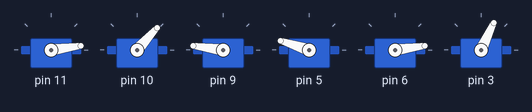
This sketch was run on a simulated Arduino Uno, built with avr-gcc and run on an emulated ATmega328P. On the bench: 6 × servo.

Above: at 6.17 s.
At 6.78 s:
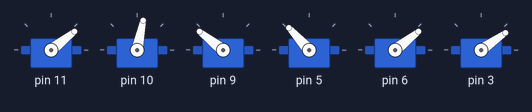
At 7.4 s:
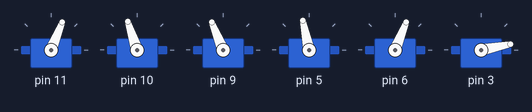
At 8.91 s:
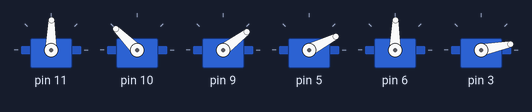
At 20.8 s:
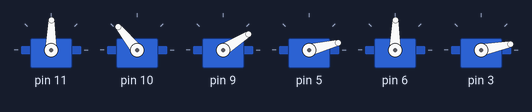
At 36.9 s:
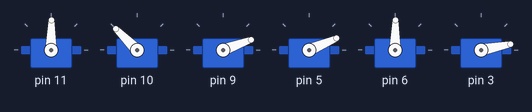
Timing chart, 0 to 40.0 s (numbered marks = the images above):
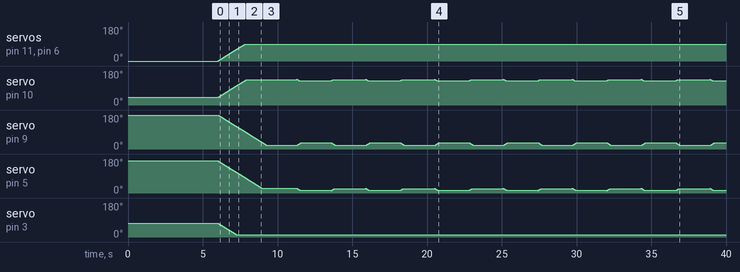

Measured:
- by itself, servo on pin 11, servo on pin 6: moves from 0° to 89° over 1.8 s
- by itself, servo on pin 3: moves from 73° to 11° over 1.2 s

The sketch:

IK_simple.ino
```cpp
 /*
  testBraccio90.ino

 testBraccio90 is a setup sketch to check the alignment of all the servo motors
 This is the first sketch you need to run on Braccio
 When you start this sketch Braccio will be positioned perpendicular to the base
 If you can't see the Braccio in this exact position you need to reallign the servo motors position

 Created on 18 Nov 2015
 by Andrea Martino

 This example is in the public domain.
 */

#include <Braccio.h>
#include <Servo.h>

float L1 = 190;
float L2 = 125;
float L3 = 125;

float x;
float y;
float le;
float theta4;
float theta5;
float theta6;
float theta7;
float theta8;

float ThetaA;
float ThetaB;
float ThetaC;


Servo base;
Servo shoulder;
Servo elbow;
Servo wrist_rot;
Servo wrist_ver;
Servo gripper;


void setup() {
  //Initialization functions and set up the initial position for Braccio
  //All the servo motors will be positioned in the "safety" position:
  //Base (M1):90 degrees
  //Shoulder (M2): 45 degrees
  //Elbow (M3): 180 degrees
  //Wrist vertical (M4): 180 degrees
  //Wrist rotation (M5): 90 degrees
  //gripper (M6): 10 degrees
  Braccio.begin();
  Serial.begin(9600);
}

void loop() {
  /*
   Step Delay: a milliseconds delay between the movement of each servo.  Allowed values from 10 to 30 msec.
   M1=base degrees. Allowed values from 0 to 180 degrees
   M2=shoulder degrees. Allowed values from 15 to 165 degrees
   M3=elbow degrees. Allowed values from 0 to 180 degrees
   M4=wrist vertical degrees. Allowed values from 0 to 180 degrees
   M5=wrist rotation degrees. Allowed values from 0 to 180 degrees
   M6=gripper degrees. Allowed values from 10 to 73 degrees. 10: the toungue is open, 73: the gripper is closed.
  */

  // the arm is aligned upwards  and the gripper is closed

                       //(step delay, M1, M2, M3, M4, M5, M6);
  //Braccio.ServoMovement(20,         90, 45,180,160,90,10);

	IK(0,150,200);
  delay(2000);
  IK(5*DEG_TO_RAD,150,200);
  delay(2000);


}

void IK(float theta, float X, float Y){

  x = X - L1 * cos(theta);
  y = Y + L1 * sin(theta);

  le = sqrt(sq(x)+sq(y));
  theta4 = atan(y/x);
  theta5 = atan(x/y);

  theta6 = acos((sq(le)+sq(L2)-sq(L3))/(2 * L2 * le));
  theta7 = acos((sq(L3)+sq(le)-sq(L2))/(2 * L3 * le));
  theta8 = acos((sq(L2)+sq(L3)-sq(le))/(2 * L2 * L3));

  ThetaA = PI + theta4 + theta7;
  ThetaB = theta8 - HALF_PI;
  ThetaC = theta6 + theta5 - theta;

  /*
  Serial.print(ThetaA * RAD_TO_DEG);
  Serial.print(", ");
  Serial.print(ThetaB * RAD_TO_DEG);
  Serial.print(", ");
  Serial.print(ThetaC * RAD_TO_DEG);
  Serial.println(", ");
  */
  Braccio.ServoMovement(20,90,ThetaA* RAD_TO_DEG,ThetaB* RAD_TO_DEG,ThetaC* RAD_TO_DEG,90,10);
  }
```
